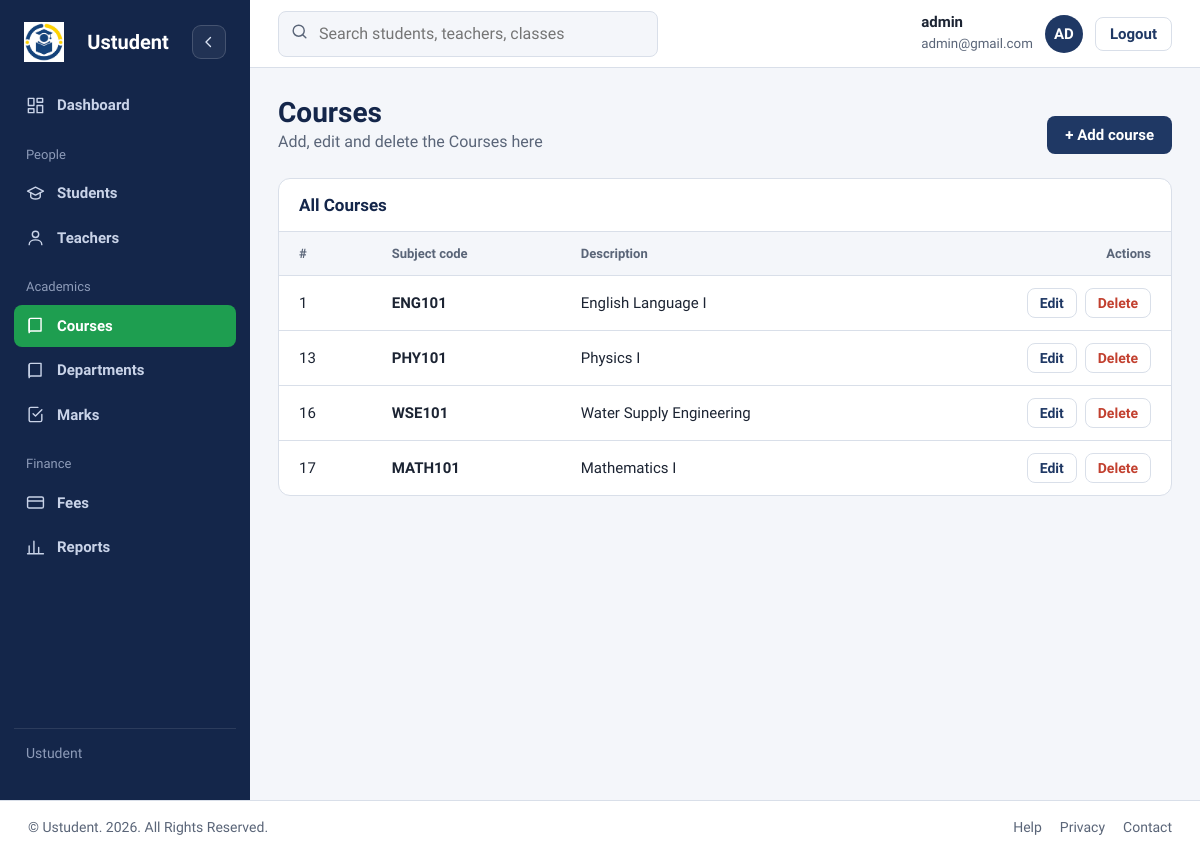
Before: /admin/courses.php (signed in) with the older database file.
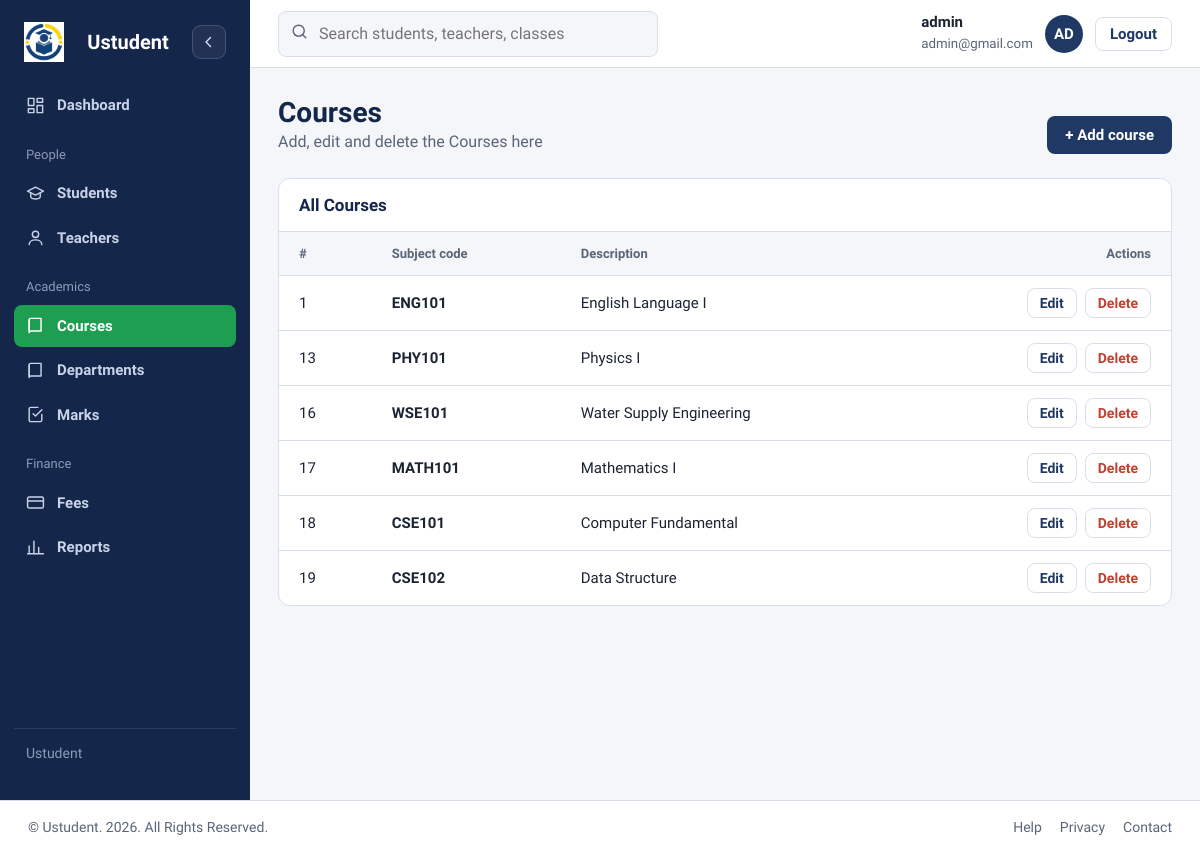
After: the same page with the newer database file.
### tables this page shows
CREATE TABLE `courses` (
  `id` int UNSIGNED NOT NULL,
  `course_name` varchar(100) NOT NULL,
  `description` text
);

### admin/courses.php (the view, shortened to what this page needs)
<?php
include 'courses_delete.php';
$result = $conn->query("SELECT * FROM courses ORDER BY id ASC");
?>
<!DOCTYPE html>
<html lang="en">
<head>
<?php include '../includes/admin_dashboard_css.php'; ?>
 <link rel="stylesheet" href="../assets/css/courses.css">
</head>
<body>
<div class="app">
    <?php include '../includes/sidebar.php'; ?>
    <div class="main">
        <?php include '../includes/topbar.php'; ?>
        <main class="content">
            <div class="head">
                <div>
                    <h1>Courses</h1>
                    <p>Add, edit and delete the Courses here</p>
                </div>
                <a href="courses.php?action=add" class="btn">
                    + Add course
                </a>
            </div>
            <section class="card">
                <h2>All Courses</h2>
                <table>
                    <thead>
                        <tr>
                            <th>#</th>
                            <th>Subject code</th>
                            <th>Description</th>
                            <th class="num">Actions</th>
                        </tr>
                    </thead>
                    <tbody>
                    <?php while ($row = $result->fetch_assoc()) { ?>
                        <tr>
                            <td>
                                <?php echo $row['id']; ?>
                            </td>
                            <td>
                                <b>
                                    <?php echo htmlspecialchars($row['course_name']); ?>
                                </b>
                            </td>
                            <td>
                                <?php echo htmlspecialchars($row['description']); ?>
                            </td>
                            <td>
                                <div class="row-actions">
                                    <a class="small-btn"
                                       href="courses.php?action=edit&id=<?php echo $row['id']; ?>">
                                        Edit
                                    </a>
                                    <form method="post"
                                          onsubmit="return confirm('Delete this course?');">
                                        <button type="submit"
                                                name="delete_course"
                                                class="small-btn danger">
                                            Delete
                                        </button>
                                    </form>
                                </div>
                            </td>
                        </tr>
                    <?php } ?>
                    </tbody>
                </table>
            </section>
        </main>
    </div>
</div>
<?php include '../includes/footer.php'; ?>
</body>
</html>

Changed rows visible on the page:
added courses: id "18", course_name "CSE101", description "Computer Fundamental"
added courses: id "19", course_name "CSE102", description "Data Structure"
